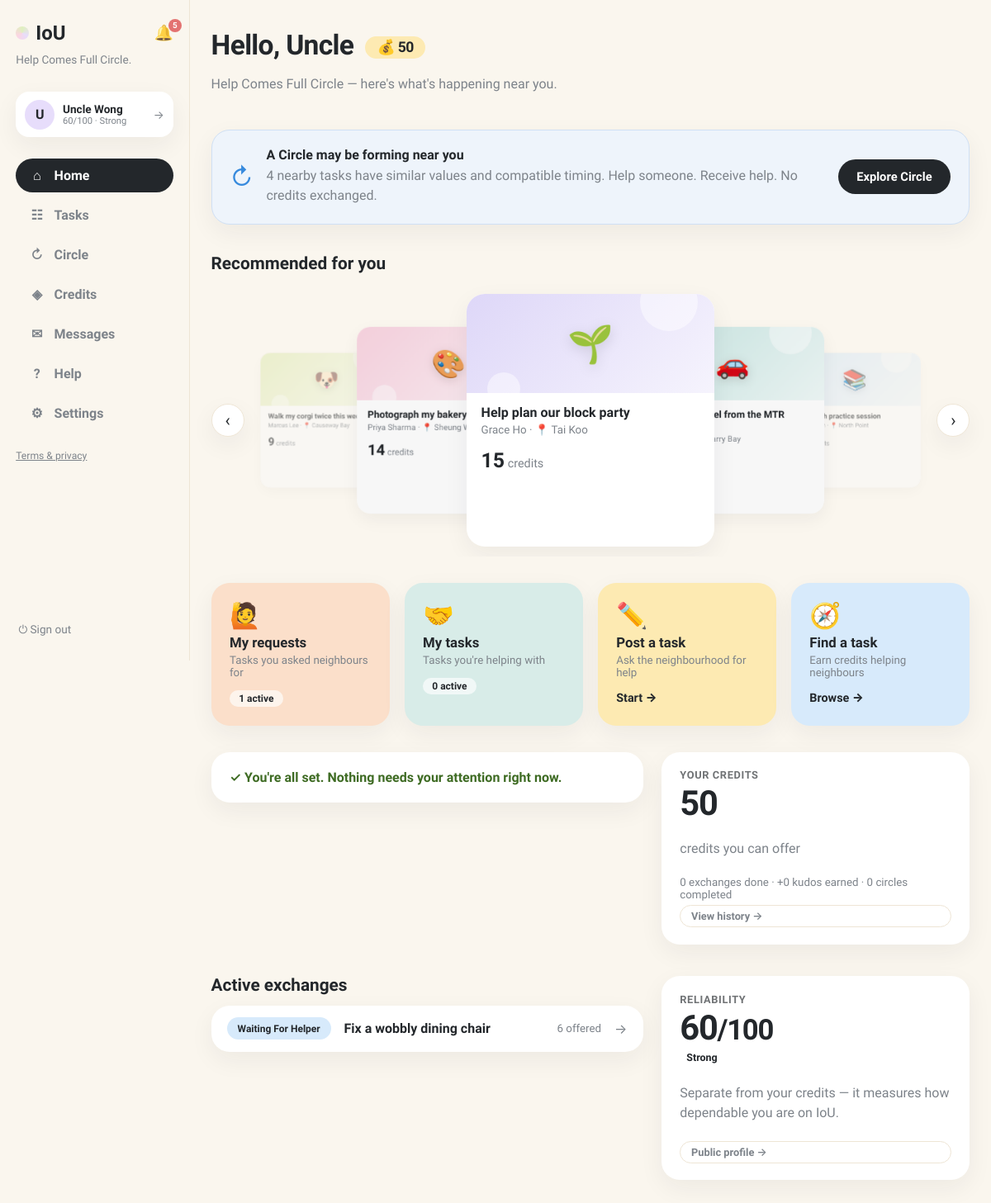
The app's page / (signed in), older data.
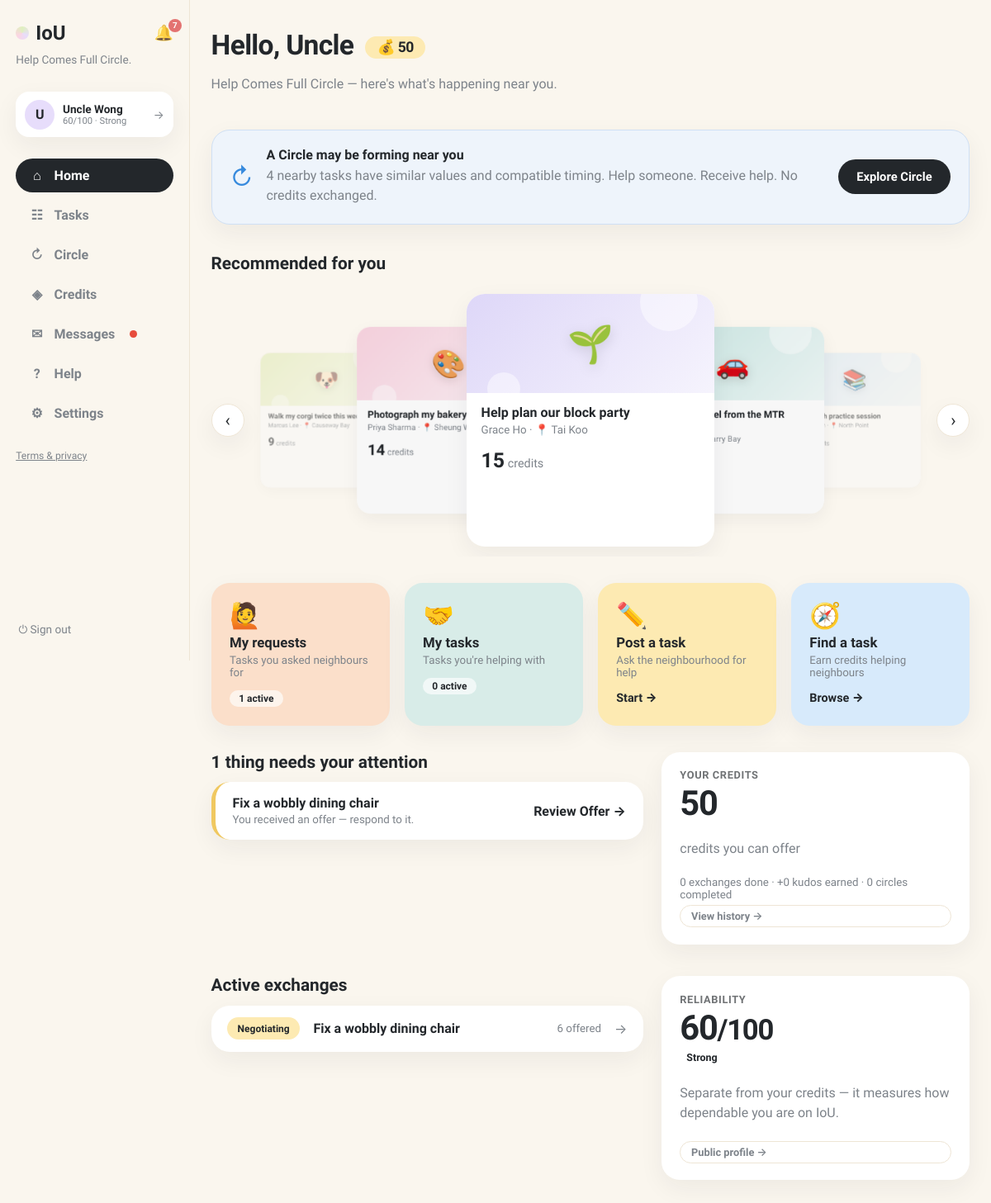
The same page, newer data.
### tables this page shows
CREATE TABLE requests (
                id INTEGER PRIMARY KEY, title TEXT NOT NULL, description TEXT NOT NULL,
                category TEXT NOT NULL, requester_id INTEGER NOT NULL,
                status TEXT NOT NULL DEFAULT 'open', provider_id INTEGER,
                requester_value INTEGER, requester_buffer INTEGER,
                provider_value INTEGER, provider_buffer INTEGER,
                agreed_value INTEGER, negotiation_deadline TEXT,
                effort_minutes INTEGER, complexity INTEGER, quality_score INTEGER,
                completed_at TEXT,
                created_at TEXT NOT NULL, location TEXT, needed_by TEXT, urgency TEXT, meetup_date TEXT, meetup_time TEXT, meetup_location TEXT, preferred_time TEXT, completion_note TEXT, completion_evidence TEXT, confirm_requester INTEGER NOT NULL DEFAULT 0, confirm_provider INTEGER NOT NULL DEFAULT 0, started_at TEXT, provider_completed_at TEXT, requester_confirmed_at TEXT, release_at TEXT, proof_path TEXT, proof_status TEXT, dispute_eligible INTEGER NOT NULL DEFAULT 1, dispute_window_days INTEGER NOT NULL DEFAULT 3, settlement_value INTEGER, circle_id INTEGER, cancel_requested_by INTEGER, cancel_reason TEXT, cancel_compensation INTEGER NOT NULL DEFAULT 0, evidence_required INTEGER NOT NULL DEFAULT 1, duration_minutes INTEGER NOT NULL DEFAULT 0,
                FOREIGN KEY(requester_id) REFERENCES users(id),
                FOREIGN KEY(provider_id) REFERENCES users(id)
            );

### app.py (the view)
@app.get("/", response_class=HTMLResponse)
def home(request: Request):
    user = current_user(request)
    if not user:
        return RedirectResponse("/login", status_code=303)
    with db() as connection:
        requests, recommendations = load_board(connection)
        pinned_ids = {row["request_id"] for row in connection.execute(
            "SELECT request_id FROM pins WHERE user_id=?", (user["id"],)).fetchall()}
        active_items = [
            item for item in requests
            if (item["requester_id"] == user["id"] or item["provider_id"] == user["id"])
            and item["status"] not in ("completed", "resolved", "cancelled")
        ]
        active_items.sort(key=lambda i: i["id"] not in pinned_ids)
        exchanges = []
        for i in active_items:
            needs, cta, label, href = exchange_flag(connection, i, user["id"])
            exchanges.append({"item": i, "needs": needs, "cta": cta, "label": label, "href": href})
        exchanges.sort(key=lambda e: not e["needs"])
        action_notifs = connection.execute(
            "SELECT * FROM notifications WHERE user_id=? AND is_read=0 AND kind='action' ORDER BY created_at DESC LIMIT 5",
            (user["id"],)).fetchall()
        action_count = sum(1 for e in exchanges if e["needs"])
        user_skills = [x for x in (user["skills"] or "").split(",") if x]
        matched_genres = {g for g, subs in SKILL_TREE.items() if any(x in subs for x in user_skills)}
        open_others = [i for i in requests if i["requester_id"] != user["id"]
                       and i["provider_id"] is None and i["status"] == "open"]
        user_district = (user["district"] or "").strip().lower()
        open_others.sort(key=lambda i: (
            i["category"] not in matched_genres,
            not (i["location"] and user_district and i["location"].strip().lower() == user_district),
            -i["id"]))
        recommended_tasks = open_others[:6]
        matched_ids = {i["id"] for i in open_others if i["category"] in matched_genres}
        counts = {
            "my_open": sum(1 for i in requests if i["requester_id"] == user["id"] and i["status"] not in ("completed", "resolved", "cancelled")),
            "helping": sum(1 for i in requests if i["provider_id"] == user["id"] and i["status"] not in ("completed", "resolved", "cancelled")),
        }
        history = load_history(connection, user["id"])
        disputes = [d for d in load_disputes(connection) if d["status"] == "open"]
        ledger = connection.execute(
            """SELECT l.*, r.title FROM ledger l LEFT JOIN requests r ON r.id=l.request_id
               WHERE l.user_id=? ORDER BY l.created_at DESC""", (user["id"],)
        ).fetchall()
        notifications = connection.execute(
            "SELECT * FROM notifications WHERE user_id=? ORDER BY created_at DESC LIMIT 5",
            (user["id"],),
        ).fetchall()
        stats = {
            "completed": connection.execute(
                "SELECT COUNT(*) c FROM transactions WHERE requester_id=? OR provider_id=?",
                (user["id"], user["id"])).fetchone()["c"],
            "helped": connection.execute(
                "SELECT COUNT(*) c FROM transactions WHERE provider_id=?",
                (user["id"],)).fetchone()["c"],
            "kudos": connection.execute(
                "SELECT COALESCE(SUM(kudos_bonus),0) s FROM transactions WHERE provider_id=?",
                (user["id"],)).fetchone()["s"],
            "incoming": connection.execute(
                """SELECT COALESCE(SUM(agreed_value),0) s FROM requests
                   WHERE provider_id=? AND status IN ('confirmed','scheduled','in_progress','completion_submitted')""",
                (user["id"],)).fetchone()["s"],
        }
        circle_invite = None
        if user["circle_enabled"]:
            circle_invite = connection.execute(
                """SELECT cp.*, COUNT(cm.user_id) member_count,
                          COALESCE(SUM(cm.response='accepted'),0) accepted_count
                   FROM chain_proposals cp JOIN chain_members cm ON cm.proposal_id=cp.id
                   WHERE cp.status='pending'
                     AND EXISTS (SELECT 1 FROM chain_members x WHERE x.proposal_id=cp.id
                                 AND x.user_id=? AND x.response='pending')
                   GROUP BY cp.id ORDER BY cp.created_at DESC LIMIT 1""",
                (user["id"],)).fetchone()
        tier = user_tier(user)
        score = user_reliability(user)
        standing = {
            "score": score,
            "label": reliability_label(score),
            "tier": tier,
            "restricted_cap": RESTRICTED_TASK_VALUE_CAP,
        }
        circles_done = connection.execute(
            """SELECT COUNT(DISTINCT cp.id) c FROM chain_proposals cp
               JOIN chain_members cm ON cm.proposal_id=cp.id
               WHERE cm.user_id=? AND cp.status='completed'""", (user["id"],)).fetchone()["c"]
    return render(
        request,
        "dashboard.html",
        page="home",
        active_items=active_items,
        circle_invite=circle_invite,
        standing=standing,
        circles_done=circles_done,
        exchanges=exchanges,
        action_notifs=action_notifs,
        action_count=action_count,
        pinned_ids=pinned_ids,
        recommended_tasks=recommended_tasks,
        matched_ids=matched_ids,
        counts=counts,
        history=history,
        disputes=disputes,
        ledger=ledger,
        notifications=notifications,
        recommendations=recommendations,
        stats=stats,
        task_categories=TASK_CATEGORIES,
        genre_emoji=GENRE_EMOJI,
    )

### templates/dashboard.html (shortened to what the changed rows need)
{% extends "base.html" %}
{% block content %}
<header class="page-head">
  <div>
    <h1>Hello, {{ user.name.split(' ')[0] }} <a class="credit-chip" href="/history" title="View credit history">💰 {{ user.balance }}</a></h1>
  </div>
</header>
{% if recommended_tasks %}
<section class="home-section">
  <h2 class="section-title">Recommended for you</h2>
</section>
{% endif %}
<div class="home-2col">
<div class="home-col">
{% if action_count %}
<section class="home-section">
  <h2 class="section-title">{{ action_count }} thing{% if action_count != 1 %}s{% endif %} need{% if action_count == 1 %}s{% endif %} your attention</h2>
  <div class="action-list">
    {% for e in exchanges %}{% if e.needs %}
    <a class="action-row card" href="{{ e.href }}">
      <div class="ar-main">
        <b>{{ e.item.title }}</b>
        <small class="muted">{{ e.label }}</small>
      </div>
      <span class="ar-cta">{{ e.cta or 'Continue' }} →</span>
    </a>
    {% endif %}{% endfor %}
  </div>
</section>
{% else %}
<section class="home-section">
  <div class="card allset-card">✓ You're all set. Nothing needs your attention right now.</div>
</section>
{% endif %}
{% if exchanges %}
<section class="home-section">
  <h2 class="section-title">Active exchanges</h2>
  <div class="exchange-list">
    {% for e in exchanges[:3] %}
    <a class="exchange-row card" href="{{ e.href }}">
      <span class="status s-{{ e.item.status }}">{{ status_labels[e.item.status] }}</span>
      <b>{{ e.item.title }}</b>
      <small class="muted">{% if e.item.agreed_value %}{{ e.item.agreed_value }} credits{% else %}{{ e.item.requester_value }} offered{% endif %}</small>
      <span class="er-arrow">→</span>
    </a>
    {% endfor %}
  </div>
</section>
{% endif %}
</div>
</div>
{% endblock %}

### templates/base.html (shortened to what this page needs)
<!doctype html>
<html lang="en"><head><link rel="stylesheet" href="/static/style.css"></head>
<body class="app-body">
<nav class="sidebar">
  <div class="brand-row">
    <a class="brand" href="/"><span class="brand-dot"></span>IoU</a>
    {% if user %}
    <a class="bell {% if page == 'notifications' %}active{% endif %}" href="/notifications" title="Notifications">🔔{% if unread_notifs or unread_msgs %}<span class="bell-badge">{{ (unread_notifs or 0) + (unread_msgs or 0) }}</span>{% endif %}</a>
    {% endif %}
  </div>
  <p class="brand-tag">Help Comes Full Circle.</p>
  {% if user %}
  <a class="side-user" href="/profile" title="Your profile">
    <div class="avatar">{{ user.name[0] }}</div>
    {% set sc = user.reliability if user.reliability is not none else 60 %}
    {% set lab = 'Suspended' if sc <= 0 else ('Restricted' if sc < 30 else ('Limited' if sc < 60 else ('Strong' if sc < 80 else 'Excellent'))) %}
    <div class="sidebar-user-meta"><b>{{ user.name }}</b>
      <small>{{ sc }}/100 · {{ lab }}</small>
    </div>
    <span class="side-user-arrow">→</span>
  </a>
  <div class="nav-links">
    <a class="nav-link {% if page == 'home' %}active{% endif %}" href="/"><span class="nav-ico">⌂</span>Home</a>
    <a class="nav-link {% if page == 'browse' %}active{% endif %}" href="/browse"><span class="nav-ico">☷</span>Tasks</a>
    <a class="nav-link {% if page == 'circle' %}active{% endif %}" href="/chain-invitations"><span class="nav-ico">↻</span>Circle{% if circle_pending %}<span class="unread-dot"></span>{% endif %}</a>
    <a class="nav-link {% if page == 'credits' %}active{% endif %}" href="/history"><span class="nav-ico">◈</span>Credits</a>
    <a class="nav-link {% if page == 'messages' %}active{% endif %}" href="/messages"><span class="nav-ico">✉</span>Messages{% if unread_msgs %}<span class="unread-dot"></span>{% endif %}</a>
    <a class="nav-link {% if page == 'help' %}active{% endif %}" href="/help"><span class="nav-ico">?</span>Help</a>
    <a class="nav-link {% if page == 'account' %}active{% endif %}" href="/account"><span class="nav-ico">⚙</span>Settings</a>
  </div>
  <p class="nav-footer"><a href="/legal">Terms &amp; privacy</a></p>
  <form method="post" action="/logout" class="side-logout"><button class="link-button" title="Sign out">⏻ Sign out</button></form>
  {% else %}
  <div class="nav-links">
    <a class="nav-link" href="/login"><span class="nav-ico">→</span>Sign in</a>
    <a class="nav-link" href="/register"><span class="nav-ico">＋</span>Create account</a>
  </div>
  <p class="nav-footer"><a href="/legal">Terms &amp; privacy</a></p>
  {% endif %}
</nav>
<main class="content {% block content_class %}{% endblock %}">{% block content %}{% endblock %}</main>
</body></html>

Row changes from the older to the newer data that the page shows:
changed requests "Fix a wobbly dining chair": status "open" → "negotiating" (drawn)
Text that changed along with them:
{{ (unread_notifs or 0) + (unread_msgs or 0) }}: "5" → "7"
{{ action_count }}: (not shown) → "1"
text no longer shown: "✓ You're all set. Nothing needs your attention right now."
text now shown: "thing need s your attention"
new list line: "Fix a wobbly dining chair"
new list line: "You received an offer — respond to it. Review Offer →"
new list line: "Negotiating Fix a wobbly dining chair 6"
new list line: "offered →"
list line gone: "Waiting For Helper Fix a wobbly dining chair 6"
list line gone: "offered →"
